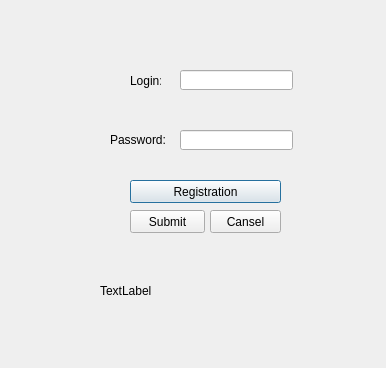
<?xml version="1.0" encoding="UTF-8"?>
<ui version="4.0">
 <class>Dialog</class>
 <widget class="QDialog" name="Dialog">
  <property name="geometry">
   <rect>
    <x>0</x>
    <y>0</y>
    <width>386</width>
    <height>368</height>
   </rect>
  </property>
  <property name="windowTitle">
   <string>Dialog</string>
  </property>
  <widget class="QLabel" name="label">
   <property name="geometry">
    <rect>
     <x>130</x>
     <y>60</y>
     <width>31</width>
     <height>41</height>
    </rect>
   </property>
   <property name="text">
    <string>Login:</string>
   </property>
  </widget>
  <widget class="QLabel" name="label_2">
   <property name="geometry">
    <rect>
     <x>110</x>
     <y>130</y>
     <width>61</width>
     <height>20</height>
    </rect>
   </property>
   <property name="text">
    <string>Password:</string>
   </property>
  </widget>
  <widget class="QPushButton" name="pushButton_1">
   <property name="geometry">
    <rect>
     <x>130</x>
     <y>180</y>
     <width>151</width>
     <height>23</height>
    </rect>
   </property>
   <property name="text">
    <string>Registration</string>
   </property>
  </widget>
  <widget class="QPushButton" name="pushButton_2">
   <property name="geometry">
    <rect>
     <x>130</x>
     <y>210</y>
     <width>75</width>
     <height>23</height>
    </rect>
   </property>
   <property name="text">
    <string>Submit</string>
   </property>
  </widget>
  <widget class="QPushButton" name="pushButton_3">
   <property name="geometry">
    <rect>
     <x>210</x>
     <y>210</y>
     <width>71</width>
     <height>23</height>
    </rect>
   </property>
   <property name="text">
    <string>Cansel</string>
   </property>
  </widget>
  <widget class="QLabel" name="label_3">
   <property name="geometry">
    <rect>
     <x>100</x>
     <y>280</y>
     <width>221</width>
     <height>21</height>
    </rect>
   </property>
   <property name="text">
    <string>TextLabel</string>
   </property>
  </widget>
  <widget class="QLineEdit" name="lineEdit">
   <property name="geometry">
    <rect>
     <x>180</x>
     <y>70</y>
     <width>113</width>
     <height>20</height>
    </rect>
   </property>
  </widget>
  <widget class="QLineEdit" name="lineEdit_2">
   <property name="geometry">
    <rect>
     <x>180</x>
     <y>130</y>
     <width>113</width>
     <height>20</height>
    </rect>
   </property>
  </widget>
 </widget>
 <resources/>
 <connections/>
</ui>
